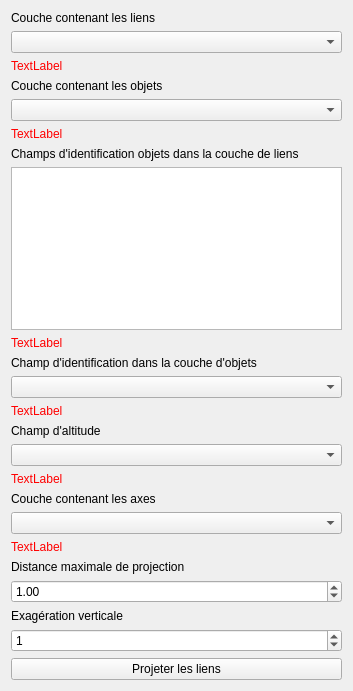
          <widget class="QWidget" name="link_projection">
           <property name="geometry">
            <rect>
             <x>0</x>
             <y>0</y>
             <width>353</width>
             <height>691</height>
            </rect>
           </property>
           <attribute name="label">
            <string>Projection des liens</string>
           </attribute>
           <layout class="QVBoxLayout" name="verticalLayout_11">
            <item>
             <widget class="QLabel" name="label_25">
              <property name="text">
               <string>Couche contenant les liens</string>
              </property>
              <property name="alignment">
               <set>Qt::AlignBottom|Qt::AlignLeading|Qt::AlignLeft</set>
              </property>
             </widget>
            </item>
            <item>
             <widget class="QComboBox" name="link_projection_links_layer_comboBox">
              <property name="toolTip">
               <string>Sélectionnez la couche de lignes contenant les liens entre objets</string>
              </property>
             </widget>
            </item>
            <item>
             <widget class="QLabel" name="link_projection_links_layer_checkLabel">
              <property name="styleSheet">
               <string notr="true">color: red;</string>
              </property>
              <property name="text">
               <string>TextLabel</string>
              </property>
             </widget>
            </item>
            <item>
             <widget class="QLabel" name="label_26">
              <property name="text">
               <string>Couche contenant les objets</string>
              </property>
              <property name="alignment">
               <set>Qt::AlignBottom|Qt::AlignLeading|Qt::AlignLeft</set>
              </property>
             </widget>
            </item>
            <item>
             <widget class="QComboBox" name="link_projection_objects_layer_comboBox">
              <property name="toolTip">
               <string>Sélectionnez la couche de points ou de polygones contenant les objets reliés</string>
              </property>
             </widget>
            </item>
            <item>
             <widget class="QLabel" name="link_projection_objects_layer_checkLabel">
              <property name="styleSheet">
               <string notr="true">color: red;</string>
              </property>
              <property name="text">
               <string>TextLabel</string>
              </property>
             </widget>
            </item>
            <item>
             <widget class="QLabel" name="label_28">
              <property name="text">
               <string>Champs d'identification objets dans la couche de liens</string>
              </property>
              <property name="alignment">
               <set>Qt::AlignBottom|Qt::AlignLeading|Qt::AlignLeft</set>
              </property>
             </widget>
            </item>
            <item>
             <widget class="QListView" name="link_projection_links_layer_fields_listView">
              <property name="toolTip">
               <string>Sélectionnez dans la liste les 2 champs servant à identifier les objets reliés</string>
              </property>
              <property name="selectionMode">
               <enum>QAbstractItemView::NoSelection</enum>
              </property>
             </widget>
            </item>
            <item>
             <widget class="QLabel" name="link_projection_links_layer_fields_checkLabel">
              <property name="styleSheet">
               <string notr="true">color: red;</string>
              </property>
              <property name="text">
               <string>TextLabel</string>
              </property>
             </widget>
            </item>
            <item>
             <widget class="QLabel" name="label_27">
              <property name="text">
               <string>Champ d'identification dans la couche d'objets</string>
              </property>
              <property name="alignment">
               <set>Qt::AlignBottom|Qt::AlignLeading|Qt::AlignLeft</set>
              </property>
             </widget>
            </item>
            <item>
             <widget class="QComboBox" name="link_projection_objects_layer_field_comboBox">
              <property name="toolTip">
               <string>Sélectionnez le champ servant à identifier chaque objet</string>
              </property>
             </widget>
            </item>
            <item>
             <widget class="QLabel" name="link_projection_objects_layer_field_checkLabel">
              <property name="styleSheet">
               <string notr="true">color: red;</string>
              </property>
              <property name="text">
               <string>TextLabel</string>
              </property>
             </widget>
            </item>
            <item>
             <widget class="QLabel" name="label_29">
              <property name="text">
               <string>Champ d'altitude</string>
              </property>
              <property name="alignment">
               <set>Qt::AlignBottom|Qt::AlignLeading|Qt::AlignLeft</set>
              </property>
             </widget>
            </item>
            <item>
             <widget class="QComboBox" name="link_projection_altitude_field_comboBox">
              <property name="toolTip">
               <string>Sélectionnez le champ contenant l'altitude dans la couche d'objets</string>
              </property>
             </widget>
            </item>
            <item>
             <widget class="QLabel" name="link_projection_altitude_field_checkLabel">
              <property name="styleSheet">
               <string notr="true">color: red;</string>
              </property>
              <property name="text">
               <string>TextLabel</string>
              </property>
             </widget>
            </item>
            <item>
             <widget class="QLabel" name="label_30">
              <property name="text">
               <string>Couche contenant les axes</string>
              </property>
              <property name="alignment">
               <set>Qt::AlignBottom|Qt::AlignLeading|Qt::AlignLeft</set>
              </property>
             </widget>
            </item>
            <item>
             <widget class="QComboBox" name="link_projection_axis_layer_comboBox">
              <property name="toolTip">
               <string>Sélectionnez la couche de lignes contenant les axes de projection</string>
              </property>
             </widget>
            </item>
            <item>
             <widget class="QLabel" name="link_projection_axis_layer_checkLabel">
              <property name="styleSheet">
               <string notr="true">color: red;</string>
              </property>
              <property name="text">
               <string>TextLabel</string>
              </property>
             </widget>
            </item>
            <item>
             <widget class="QLabel" name="label_32">
              <property name="text">
               <string>Distance maximale de projection</string>
              </property>
              <property name="alignment">
               <set>Qt::AlignBottom|Qt::AlignLeading|Qt::AlignLeft</set>
              </property>
             </widget>
            </item>
            <item>
             <widget class="QDoubleSpinBox" name="link_projection_distance_doubleSpinBox">
              <property name="toolTip">
               <string>Entrez la distance maximale (en mètres) entre un axe et un objet pour que celui-ci soit projeté</string>
              </property>
              <property name="minimum">
               <double>0.010000000000000</double>
              </property>
              <property name="maximum">
               <double>10000.000000000000000</double>
              </property>
              <property name="singleStep">
               <double>0.010000000000000</double>
              </property>
              <property name="value">
               <double>1.000000000000000</double>
              </property>
             </widget>
            </item>
            <item>
             <widget class="QLabel" name="label_31">
              <property name="text">
               <string>Exagération verticale</string>
              </property>
              <property name="alignment">
               <set>Qt::AlignBottom|Qt::AlignLeading|Qt::AlignLeft</set>
              </property>
             </widget>
            </item>
            <item>
             <widget class="QSpinBox" name="link_projection_vertical_exaggeration_spinBox">
              <property name="toolTip">
               <string>Entrez le facteur d'exagération verticale</string>
              </property>
              <property name="value">
               <number>1</number>
              </property>
             </widget>
            </item>
            <item>
             <widget class="QPushButton" name="link_projection_pushButton">
              <property name="toolTip">
               <string>Lancez la projection des liens</string>
              </property>
              <property name="text">
               <string>Projeter les liens</string>
              </property>
             </widget>
            </item>
           </layout>
          </widget>
